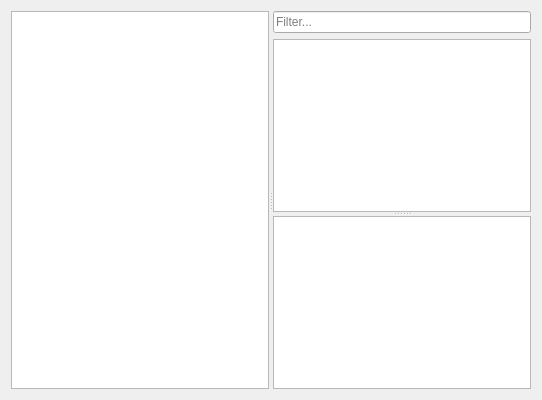
<?xml version="1.0" encoding="UTF-8"?>
<ui version="4.0">
 <class>CommitsWidget</class>
 <widget class="QWidget" name="CommitsWidget">
  <property name="geometry">
   <rect>
    <x>0</x>
    <y>0</y>
    <width>542</width>
    <height>400</height>
   </rect>
  </property>
  <property name="windowTitle">
   <string>Commits</string>
  </property>
  <property name="windowIcon">
   <iconset theme="git-commit">
    <normaloff>.</normaloff>.</iconset>
  </property>
  <layout class="QHBoxLayout" name="horizontalLayout">
   <item>
    <widget class="QSplitter" name="splitter_2">
     <property name="orientation">
      <enum>Qt::Horizontal</enum>
     </property>
     <property name="childrenCollapsible">
      <bool>false</bool>
     </property>
     <widget class="TreeView" name="treeViewRepo">
      <property name="contextMenuPolicy">
       <enum>Qt::CustomContextMenu</enum>
      </property>
      <attribute name="headerVisible">
       <bool>false</bool>
      </attribute>
     </widget>
     <widget class="QWidget" name="layoutWidget">
      <layout class="QVBoxLayout" name="verticalLayout">
       <item>
        <widget class="QLineEdit" name="lineEditFilter">
         <property name="placeholderText">
          <string>Filter...</string>
         </property>
        </widget>
       </item>
       <item>
        <widget class="QSplitter" name="splitter">
         <property name="orientation">
          <enum>Qt::Vertical</enum>
         </property>
         <property name="childrenCollapsible">
          <bool>false</bool>
         </property>
         <widget class="TreeView" name="treeViewHistory">
          <property name="contextMenuPolicy">
           <enum>Qt::CustomContextMenu</enum>
          </property>
          <property name="rootIsDecorated">
           <bool>false</bool>
          </property>
         </widget>
         <widget class="LogDetailsWidget" name="textBrowser">
          <property name="openLinks">
           <bool>false</bool>
          </property>
         </widget>
        </widget>
       </item>
      </layout>
     </widget>
    </widget>
   </item>
  </layout>
 </widget>
 <customwidgets>
  <customwidget>
   <class>TreeView</class>
   <extends>QTreeView</extends>
   <header>core/treeview.h</header>
  </customwidget>
  <customwidget>
   <class>LogDetailsWidget</class>
   <extends>QTextBrowser</extends>
   <header>widgets/logdetailswidget.h</header>
  </customwidget>
 </customwidgets>
 <resources/>
 <connections/>
</ui>
